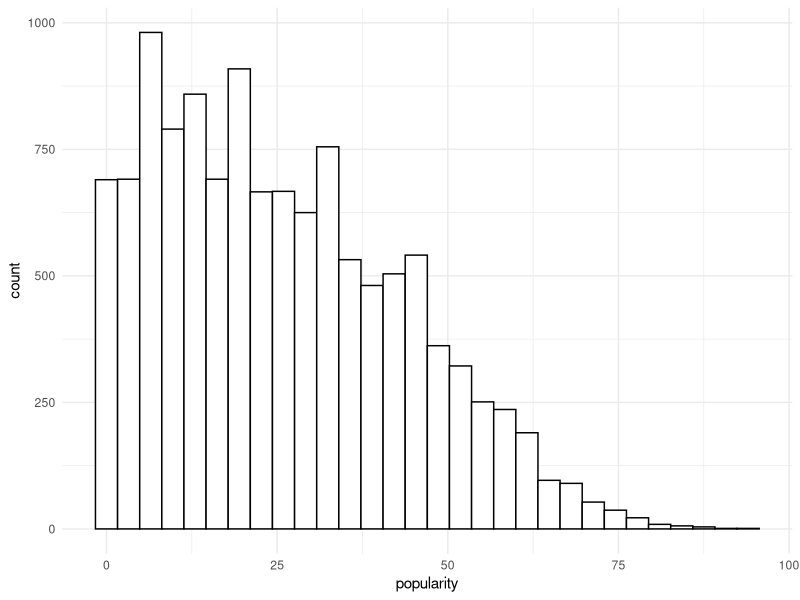
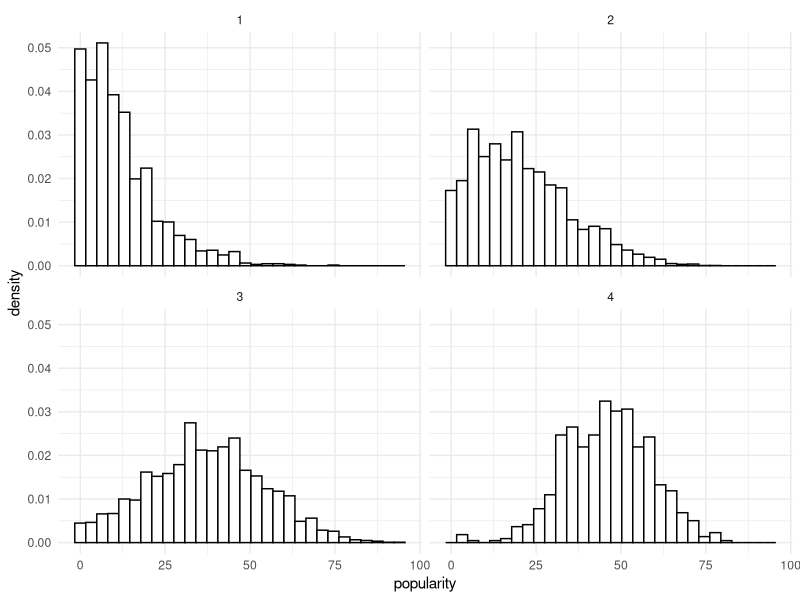
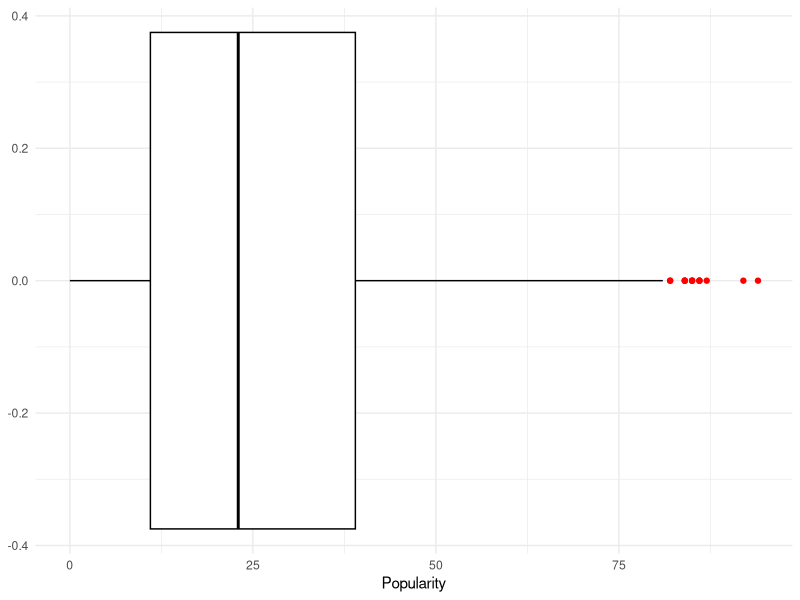
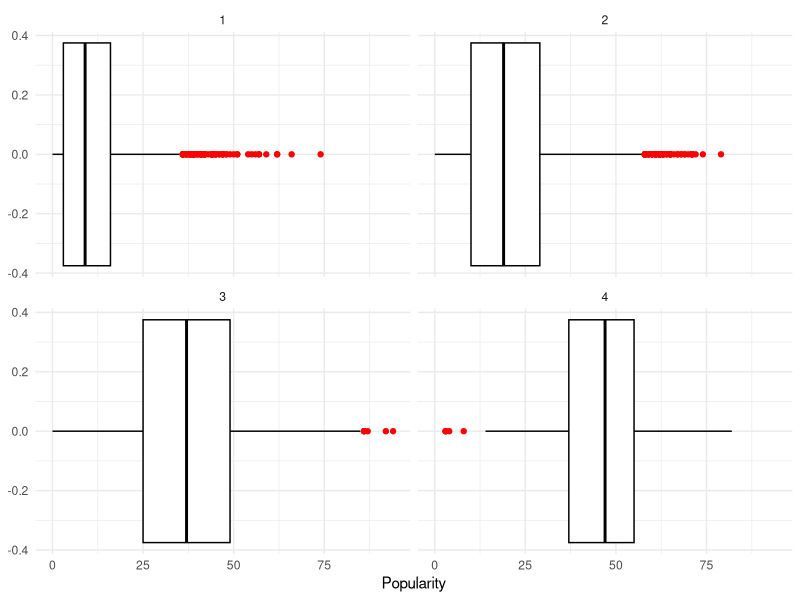
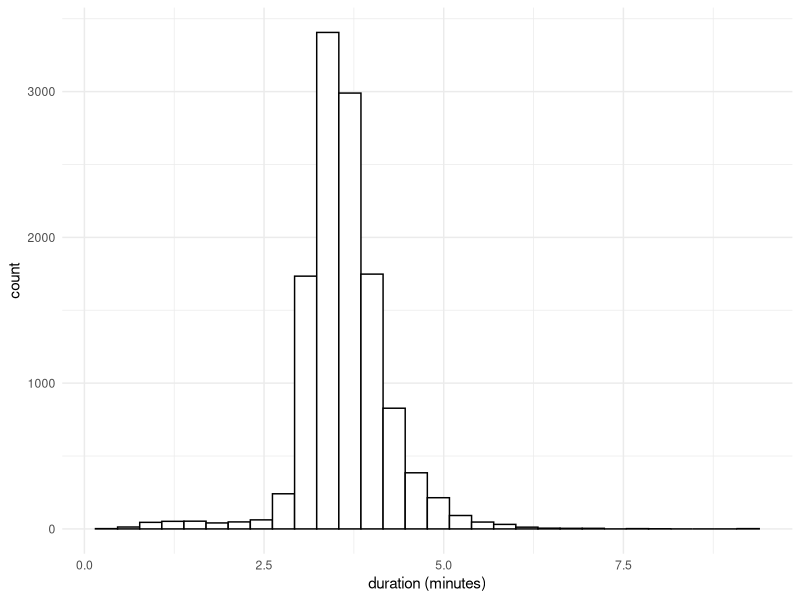
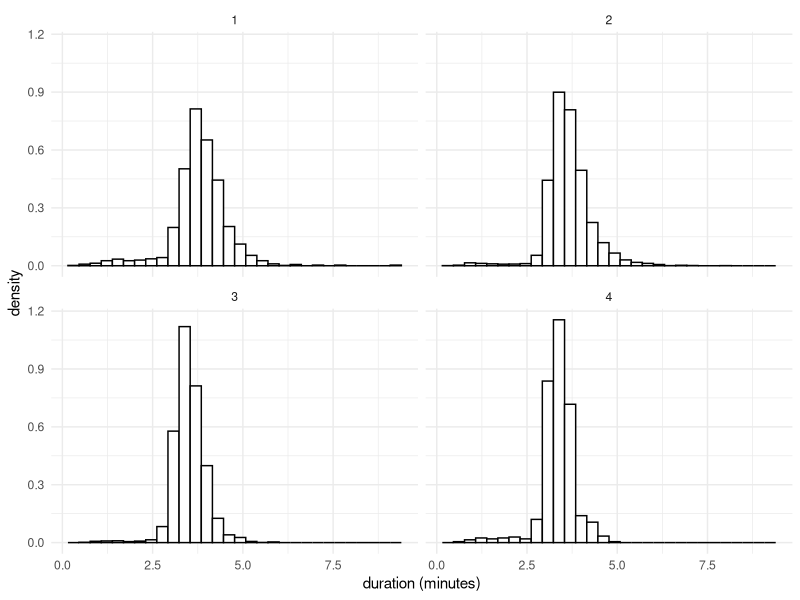
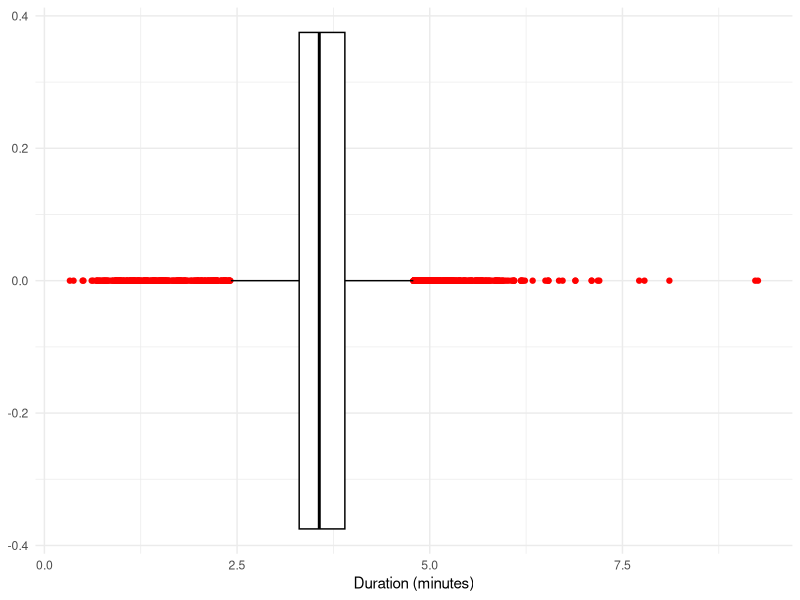
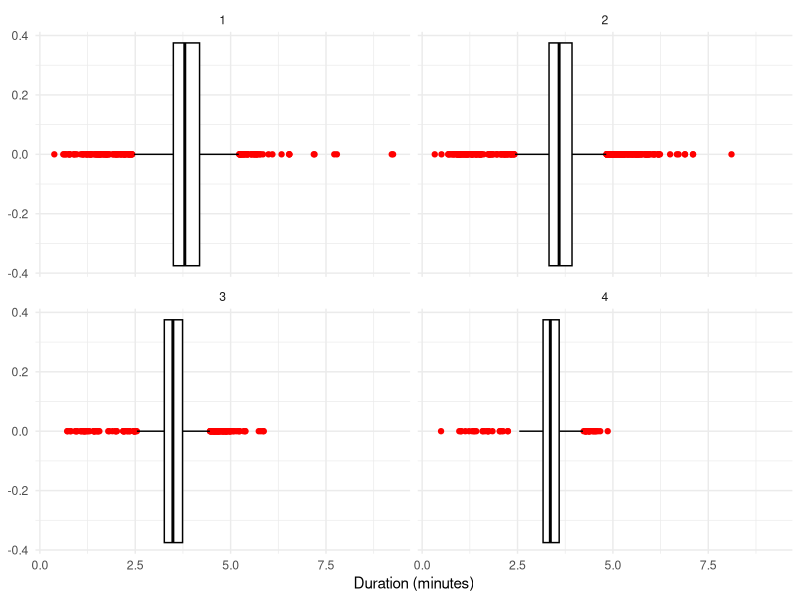

These charts were generated, in order, by the following R code:
## ---- chunk 1
knitr::opts_chunk$set(echo = TRUE)
library(data.table)
library(tidyverse)
library(ggplot2)
library(ggthemes)
library(stringr)
library(scales)

gghist <- function(var, var_name){
  ggplot(data = data, aes(var)) + 
  geom_histogram(fill = 'white', col = 'black') +
  xlab(var_name) +
  theme_minimal()
}

gghist.group <- function(var, var_name, group_var){
  ggplot(data, aes(var, group = group_var)) + 
  geom_histogram(aes(y = stat(count/sum(count))), 
                 fill = 'white', col = 'black') + 
  xlab(var_name) +
  theme_minimal() +
  facet_wrap(~ group_var)
}
## ---- chunk 2
audio <- fread("audiofeatures_clean.csv")
artists <- fread("artist_df.csv")[,-1]
data <- merge(artists, audio, by.x = 'ID', by.y = 'artist_uri')
data <- na.omit(data) #remove NAs (there were less than 5 rows)
data = data %>% mutate(Generation = floor(Generation), duration_mmss = format(as.POSIXct(Sys.Date()) + duration_ms/1000, "%M:%S"), duration_ms = duration_ms/60000) %>%
  select(-artist) %>%
  rename(Artist_uri = ID, 
         ArtistType = Type, 
         ArtistGender  = Gender, 
         ArtistGen = Generation, 
         ArtistDebut = DebutYear,
         duration = duration_ms)
#albums <- unique(select(data, Artist, album))  
# head(data, n=5)
## ---- chunk 3
remove <- data %>% filter(str_detect(song_name, "intro") | str_detect(song_name, "outro") | str_detect(song_name, "interlude") | duration >= 10 | (duration <= 2 & (instrumentalness >= 0.50 | speechiness >= 0.40 | speechiness == 0)))
nrow(remove)
data <- data[!data$song_uri %in% remove$song_uri, ]
#fwrite(data, "kpopdata.csv")
## ---- chunk 4
summary(data)
## ---- chunk 5
#gghist(data$release_date, 'release date')
## ---- chunk 6
gghist(data$popularity, 'popularity')
## ---- chunk 7
ggplot(data, aes(data$popularity, group = ArtistGen)) + 
geom_histogram(aes(y = stat(density)), 
                fill = 'white', col = 'black') + 
xlab('popularity') +
theme_minimal() +
facet_wrap(~ArtistGen)
## ---- chunk 8
ggplot(data = data, aes(popularity)) + 
  geom_boxplot(fill = 'white', col = 'black', outlier.color = 'red') +
  xlab('Popularity') +
  theme_minimal()
## ---- chunk 9
ggplot(data = data, aes(x = popularity, group = ArtistGen)) + 
  geom_boxplot(fill = 'white', col = 'black', 
               outlier.color = 'red') +
  xlab('Popularity') +
  theme_minimal()+
  facet_wrap(~ArtistGen)
## ---- chunk 10
gghist(data$duration, 'duration (minutes)')
## ---- chunk 11
ggplot(data, aes(data$duration, group = ArtistGen)) + 
geom_histogram(aes(y = stat(density)), 
                fill = 'white', col = 'black') + 
xlab('duration (minutes)') +
theme_minimal() +
facet_wrap(~ArtistGen)
## ---- chunk 12
ggplot(data = data, aes(duration)) + 
  geom_boxplot(fill = 'white', col = 'black', outlier.color = 'red') +
  xlab('Duration (minutes)') +
  theme_minimal()
quantile(data$duration)
## ---- chunk 13
ggplot(data = data, aes(x = duration, group = ArtistGen)) + 
  geom_boxplot(fill = 'white', col = 'black', 
               outlier.color = 'red') +
  xlab('Duration (minutes)') +
  theme_minimal()+
  facet_wrap(~ArtistGen)
## ---- chunk 14
gghist(data$acousticness, 'acousticness')
gghist(sqrt(data$acousticness), 'acousticness square root')
## ---- chunk 15
#calling density but converitng back to relative frequency.
ggplot(data, aes(data$acousticness, group = ArtistGen)) + 
  geom_histogram(bins = 30, aes(y = stat(width*density)),
                 fill = 'white', col = 'black') + 
  xlab('acousticness') +
  scale_y_continuous(labels = percent_format())+
  facet_wrap(~ArtistGen) +
  theme_minimal() 

ggplot(data, aes(x = data$acousticness,y = ..density.., group = ArtistGen)) + 
  geom_histogram(bins = 30, fill = 'white', col = 'black') + 
  xlab('acousticness') +
  theme_minimal() +
  facet_wrap(~ArtistGen) + 
  geom_density(col = 'red')
## ---- chunk 16
ggplot(data = data, aes(acousticness)) + 
  geom_boxplot(fill = 'white', col = 'black', outlier.color = 'red') +
  xlab('Acousticness') +
  theme_minimal()
## ---- chunk 17
ggplot(data = data, aes(x = acousticness, group = ArtistGen)) + 
  geom_boxplot(fill = 'white', col = 'black', 
               outlier.color = 'red') +
  xlab('Acousticness') +
  theme_minimal()+
  facet_wrap(~ArtistGen)
## ---- chunk 18
gghist(data$danceability, 'danceability')
## ---- chunk 19
ggplot(data, aes(data$danceability, group = ArtistGen)) + 
  geom_histogram(bins = 30, aes(y = stat(width*density)), 
                fill = 'white', col = 'black') + 
  xlab('danceability') + ylab("relative frequency") +
  scale_y_continuous(labels = percent_format())+ 
  facet_wrap(~ArtistGen)+
  theme_minimal() 
## ---- chunk 20
ggplot(data = data, aes(danceability)) + 
  geom_boxplot(fill = 'white', col = 'black', outlier.color = 'red') +
  xlab('Danceability') +
  theme_minimal()
## ---- chunk 21
ggplot(data = data, aes(x = danceability, group = ArtistGen)) + 
  geom_boxplot(fill = 'white', col = 'black', 
               outlier.color = 'red') +
  xlab('Danceability') +
  theme_minimal()+
  facet_wrap(~ArtistGen)
## ---- chunk 22
gghist(data$energy, 'energy')
## ---- chunk 23
ggplot(data, aes(data$energy, group = ArtistGen)) + 
geom_histogram(bins = 30, aes(y = stat(width*density)), 
                fill = 'white', col = 'black') + 
xlab('energy') + ylab("relative frequency") +
scale_y_continuous(labels = percent_format()) +
theme_minimal() +
facet_wrap(~ArtistGen)
## ---- chunk 24
ggplot(data = data, aes(energy)) + 
  geom_boxplot(fill = 'white', col = 'black', outlier.color = 'red') +
  xlab('Energy') +
  theme_minimal()
## ---- chunk 25
ggplot(data = data, aes(x = energy, group = ArtistGen)) + 
  geom_boxplot(fill = 'white', col = 'black', 
               outlier.color = 'red') +
  xlab('Energy') +
  theme_minimal()+
  facet_wrap(~ArtistGen)
## ---- chunk 26
gghist(data$instrumentalness, 'instrumentalness')
gghist(log(data$instrumentalness), 'instrumentalness (log transform)')
## ---- chunk 27
ggplot(data, aes(data$instrumentalness, group = ArtistGen)) + 
geom_histogram(bins = 30, aes(y = stat(width*density)), 
                fill = 'white', col = 'black') + 
xlab('instrumentalness') + ylab('relative frequency') +
scale_y_continuous(labels=percent_format()) +
theme_minimal() +
facet_wrap(~ArtistGen)

ggplot(data, aes(log(data$instrumentalness), group = ArtistGen)) + 
geom_histogram(bins = 30, aes(y = stat(width*density)), 
                fill = 'white', col = 'black') + 
xlab('instrumentalness (log  transform)') + ylab('relative frequency') +
scale_y_continuous(labels=percent_format()) +
theme_minimal() +
facet_wrap(~ArtistGen)
## ---- chunk 28
ggplot(data = data, aes(log(instrumentalness))) + 
  geom_boxplot(fill = 'white', col = 'black', outlier.color = 'red') +
  xlab('Instrumentalness (log)') +
  theme_minimal()
## ---- chunk 29
ggplot(data = data, aes(x = log(instrumentalness), group = ArtistGen)) + 
  geom_boxplot(fill = 'white', col = 'black', 
               outlier.color = 'red') +
  xlab('Instrumentalness (Log)') +
  theme_minimal()+
  facet_wrap(~ArtistGen)
## ---- chunk 30
gghist(data$key, 'musical key')
## ---- chunk 31
ggplot(data, aes(data$key, group = ArtistGen)) + 
geom_histogram(aes(y = stat(density)), 
                fill = 'white', col = 'black') + 
xlab('musical key') +
theme_minimal() +
facet_wrap(~ArtistGen)
## ---- chunk 32
gghist(data$liveness, 'liveness')
## ---- chunk 33
ggplot(data, aes(data$liveness, group = ArtistGen)) + 
geom_histogram(aes(y = stat(density)), 
                fill = 'white', col = 'black') + 
xlab('liveness') +
theme_minimal() +
facet_wrap(~ArtistGen)
## ---- chunk 34
ggplot(data = data, aes(liveness)) + 
  geom_boxplot(fill = 'white', col = 'black', outlier.color = 'red') +
  xlab('Liveness') +
  theme_minimal()
## ---- chunk 35
ggplot(data = data, aes(x = liveness, group = ArtistGen)) + 
  geom_boxplot(fill = 'white', col = 'black', 
               outlier.color = 'red') +
  xlab('Liveness') +
  theme_minimal()+
  facet_wrap(~ArtistGen)
## ---- chunk 36
gghist(data$loudness, 'loudness')
## ---- chunk 37
ggplot(data, aes(data$loudness, group = ArtistGen)) + 
geom_histogram(aes(y = stat(density)), 
                fill = 'white', col = 'black') + 
xlab('loudness') +
theme_minimal() +
facet_wrap(~ArtistGen)
## ---- chunk 38
ggplot(data = data, aes(loudness)) + 
  geom_boxplot(fill = 'white', col = 'black', outlier.color = 'red') +
  xlab('Loudness') +
  theme_minimal()
## ---- chunk 39
ggplot(data = data, aes(x = loudness, group = ArtistGen)) + 
  geom_boxplot(fill = 'white', col = 'black', 
               outlier.color = 'red') +
  xlab('Loudness') +
  theme_minimal()+
  facet_wrap(~ArtistGen)
## ---- chunk 40
gghist(data$mode, 'musical mode')
## ---- chunk 41
ggplot(data, aes(data$mode, group = ArtistGen)) + 
geom_histogram(aes(y = stat(density)), 
                fill = 'white', col = 'black') + 
xlab('musical mode') +
theme_minimal() +
facet_wrap(~ArtistGen)
## ---- chunk 42
gghist(data$speechiness, 'speechiness')
gghist(log(data$speechiness), 'speechiness (log transform)')
## ---- chunk 43
ggplot(data, aes(data$speechiness, group = ArtistGen)) + 
geom_histogram(aes(y = stat(density)), 
                fill = 'white', col = 'black') + 
xlab('speechiness') +
theme_minimal() +
facet_wrap(~ArtistGen)

ggplot(data, aes(log(data$speechiness), group = ArtistGen)) + 
geom_histogram(aes(y = stat(density)), 
                fill = 'white', col = 'black') + 
xlab('speechiness (log transform)') +
theme_minimal() +
facet_wrap(~ArtistGen)
## ---- chunk 44
ggplot(data = data, aes(log(speechiness))) + 
  geom_boxplot(fill = 'white', col = 'black', outlier.color = 'red') +
  xlab('Speechiness (log)') +
  theme_minimal()
## ---- chunk 45
ggplot(data = data, aes(x = log(speechiness), group = ArtistGen)) + 
  geom_boxplot(fill = 'white', col = 'black', 
               outlier.color = 'red') +
  xlab('Speechiness (log)') +
  theme_minimal()+
  facet_wrap(~ArtistGen)
## ---- chunk 46
gghist(data$tempo, 'tempo')
## ---- chunk 47
ggplot(data, aes(data$tempo, group = ArtistGen)) + 
geom_histogram(aes(y = stat(density)), 
                fill = 'white', col = 'black') + 
xlab('tempo') +
theme_minimal() +
facet_wrap(~ArtistGen)
## ---- chunk 48
ggplot(data = data, aes(tempo)) + 
  geom_boxplot(fill = 'white', col = 'black', outlier.color = 'red') +
  xlab('Tempo') +
  theme_minimal()
## ---- chunk 49
ggplot(data = data, aes(x = tempo, group = ArtistGen)) + 
  geom_boxplot(fill = 'white', col = 'black', 
               outlier.color = 'red') +
  xlab('Tempo') +
  theme_minimal()+
  facet_wrap(~ArtistGen)
## ---- chunk 50
gghist(data$time_signature, 'time signature')
## ---- chunk 51
ggplot(data, aes(data$time_signature, group = ArtistGen)) + 
geom_histogram(aes(y = stat(density)), 
                fill = 'white', col = 'black') + 
xlab('time signature') +
theme_minimal() +
facet_wrap(~ArtistGen)
## ---- chunk 52
gghist(data$valence, 'valence')
## ---- chunk 53
ggplot(data, aes(data$valence, group = ArtistGen)) + 
geom_histogram(aes(y = stat(density)), 
                fill = 'white', col = 'black') + 
xlab('valence') +
theme_minimal() +
facet_wrap(~ArtistGen)
## ---- chunk 54
ggplot(data = data, aes(valence)) + 
  geom_boxplot(fill = 'white', col = 'black', outlier.color = 'red') +
  xlab('Valence') +
  theme_minimal()
## ---- chunk 55
ggplot(data = data, aes(x = valence, group = ArtistGen)) + 
  geom_boxplot(fill = 'white', col = 'black', 
               outlier.color = 'red') +
  xlab('Valence') +
  theme_minimal()+
  facet_wrap(~ArtistGen)
## ---- chunk 56
numdata <- select(data, ArtistGen, ArtistDebut, popularity, duration, acousticness, danceability, energy, instrumentalness, key, liveness, loudness, mode, speechiness, tempo, time_signature, valence)
cor(numdata)
## ---- chunk 57
transformdata <- mutate(numdata, speechiness = log(speechiness + 0.000000001), instrumentalness = log(instrumentalness + 0.000000001))
cor(transformdata)
